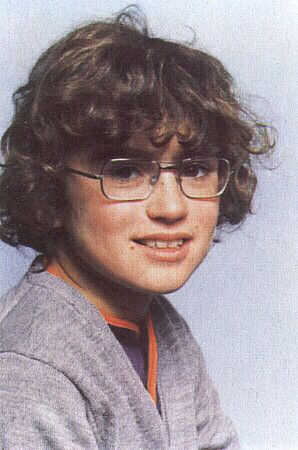
#> input picture images_original/a.png, 298 x 450 px
$ python face_image.py   (older library calls are emulated)
#> lines starting #> are read from the running program, lines starting #| are printed output that depends on the picture; after the words box and inside, x2 and y2 are one past the last pixel; in counts of white or black regions, pixels touching at a corner belong together
import numpy as np
import cv2
from tkinter import *
from tkinter import ttk
from PIL import Image, ImageTk
import tkinter.font as tkFont
import os
print("Started processing face image")

tempImageDirPath = "./temp/img5"
if (not os.path.exists(tempImageDirPath)):
    os.makedirs(tempImageDirPath)

#read image
face = cv2.imread('./images_original/a.png')
#> face is the input picture: shape (450, 298, 3); mean B, G, R 149.3, 144.5, 156.6

# LAB Color Model
LAB_Color = cv2.cvtColor(face, cv2.COLOR_BGR2LAB)
#> LAB_Color: shape (450, 298, 3); mean of channels 0, 1, 2 153.6, 134.1, 127.6

# YCbCr Filtering
ycbCr_image = cv2.cvtColor(face, cv2.COLOR_BGR2YCrCb)
#> ycbCr_image: shape (450, 298, 3); mean of channels 0, 1, 2 148.7, 133.7, 128.4

# Threshold
res, thresh = cv2.threshold(face, 120, 255, cv2.THRESH_BINARY)
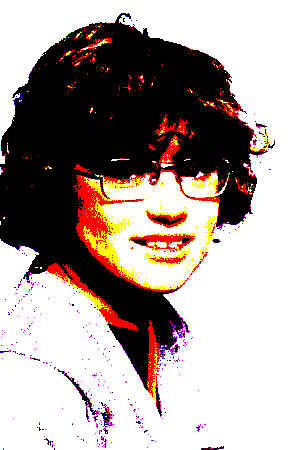
#> thresh: shape (450, 298, 3); mean B, G, R 156.3, 160.2, 173

# Gabor Filter
def create_gaborfilter():
    filters = []
    num_filters = 16
    ksize = 35
    sigma = 3.0
    lambd = 10.0
    gamma = 0.5
    psi = 0
    for theta in np.arange(0, np.pi, np.pi / num_filters):
        kern = cv2.getGaborKernel((ksize, ksize), sigma, theta, lambd, gamma, psi, ktype=cv2.CV_64F)
        kern /= 1.0 * kern.sum()
        filters.append(kern)
    return filters

def apply_filter(img, filters):
    newimage = np.zeros_like(img)
    depth = -1

    for kern in filters:
        image_filter = cv2.filter2D(img, depth, kern)
        np.maximum(newimage, image_filter, newimage)
#> this loop made 16 passes
#> pass 1, in apply_filter, `image_filter = cv2.filter2D(img, depth, kern)`:
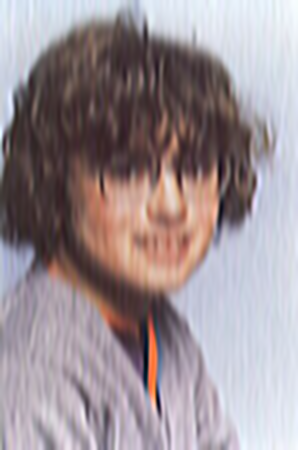
#> image_filter: shape (450, 298, 3); mean B, G, R 149.3, 144.5, 156.6
#> after the loop:
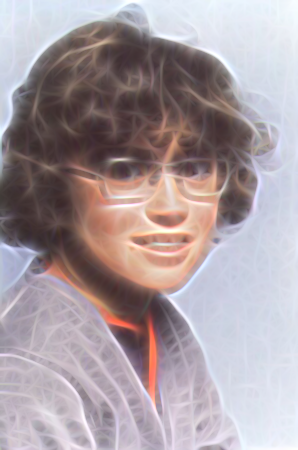
#> newimage: shape (450, 298, 3); mean B, G, R 161.7, 156.7, 169.2
    return newimage

gfilters = create_gaborfilter()
gabor_image = apply_filter(face, gfilters)

# Sharpening using addWeighted()
sharpen_image1 = cv2.addWeighted(face, 1.5, LAB_Color, -0.5, 0)
sharpen_image2 = cv2.addWeighted(sharpen_image1, 1.1, ycbCr_image, -0.1, 0)
sharpen_image3 = cv2.addWeighted(sharpen_image2, 1.1, gabor_image, -0.1, 0)
enhanced_image = sharpen_image3.copy()
cv2.imwrite(f"{tempImageDirPath}/EnhancedImage.jpg", enhanced_image)

# Putting a text
x,y,w,h = 0,0,400,20

# Create background rectangle with color
cv2.rectangle(sharpen_image3, (x,x), (x + w, y + h), (255,255,255), -1)
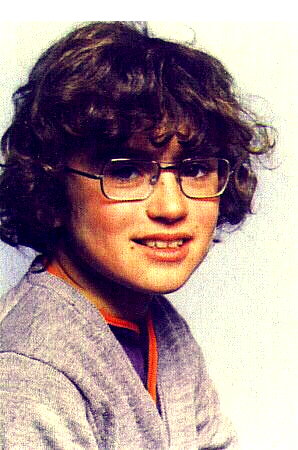
#> sharpen_image3: shape (450, 298, 3); mean B, G, R 146, 145.1, 168.1

#new image
new_image = cv2.putText(
  img = sharpen_image3,
  text = "MAN OF THE YEAR",
  org=(x + int(w/10),y + int(h/0.9)),
  fontFace = cv2.FONT_HERSHEY_COMPLEX,
  fontScale = 0.7,
  color = (0, 0, 0),
  thickness = 1
)

#add text
position = (170, 350)
text = "Featuring\nThe\nLegendary\nSmile"
font_scale = 0.75
color = (0, 0, 255)
thickness = 2
font = cv2.FONT_HERSHEY_SIMPLEX
text_size, _ = cv2.getTextSize(text, font, font_scale, thickness)
line_height = text_size[1] + 5
x, y0 = position

for i, line in enumerate(text.split("\n")):
    y = y0 + i * line_height
    cv2.putText(img = sharpen_image3,
                text = line,
                org = (x, y),
                fontFace = font,
                fontScale = font_scale,
                color = color,
                thickness = thickness
            )
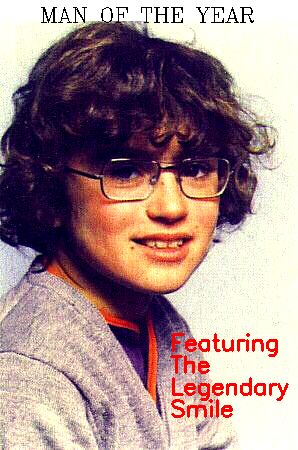
#> sharpen_image3: shape (450, 298, 3); mean B, G, R 140.9, 139.7, 167.1

position = (10, 350)
text = "90's Pop\nIcon"
font_scale = 0.75
color = (0, 0, 255)
thickness = 2
font = cv2.FONT_HERSHEY_SIMPLEX
#> font = 0
text_size, _ = cv2.getTextSize(text, font, font_scale, thickness)
#> text_size = (168, 17)
line_height = text_size[1] + 5
#> line_height = 22
x, y0 = position

for i, line in enumerate(text.split("\n")):
    y = y0 + i * line_height
    cv2.putText(img = sharpen_image3,
                text = line,
                org = (x, y),
                fontFace = font,
                fontScale = font_scale,
                color = color,
                thickness = thickness
            )
#> this loop made 2 passes
#> y on passes 1 to 2: 350, 372
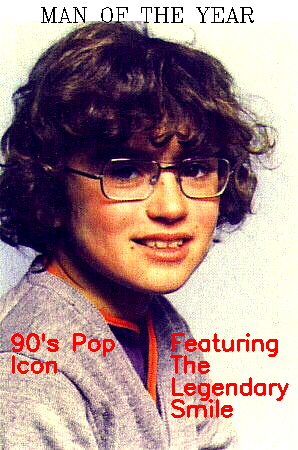
#> sharpen_image3: shape (450, 298, 3); 0.78% of pixels changed, all inside (x1, y1, x2, y2) = (11, 333, 115, 374)

row, col = sharpen_image3.shape[:2]
#> row = 450; col = 298
bottom = sharpen_image3[row-2:row, 0:col]

#red border
bordersize = 10
border = cv2.copyMakeBorder(
    sharpen_image3,
    top=bordersize,
    bottom=bordersize,
    left=bordersize,
    right=bordersize,
    borderType=cv2.BORDER_CONSTANT,
    value=[0, 0, 255],
)
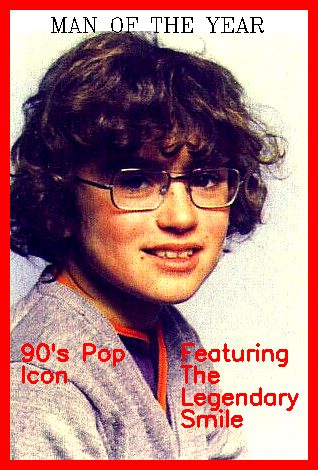
#> border: shape (470, 318, 3); mean B, G, R 125.2, 124.1, 176.5

cv2.imwrite(f"{tempImageDirPath}/FinalImage.jpg", border)

print("Finished processing face image")


# GUI
# https://realpython.com/python-gui-tkinter/
root = Toplevel()
root.geometry("1200x600")
root.title("Image Enhancer")
fontStyle = tkFont.Font(family="Lucida Grande", size=20)

label = Label(root, text = "Original Image", compound='top', font = fontStyle)
label.grid(row = 1, column = 1)

original_image = ImageTk.PhotoImage(Image.open("./images_original/a.png"))
label = Label(root, image = original_image, compound='top')
label.grid(row = 2, column = 1)

# Separator
separator = ttk.Separator(root, orient="vertical").grid(row = 1, column=2, sticky='ew', ipadx=50)

label = Label(root, text = "Enhanced Image", compound='top', font = fontStyle)
label.grid(row = 1, column = 3)

#image after doing transformation
def enhanced_image():
    global image1
    image1 = ImageTk.PhotoImage(Image.open(f"{tempImageDirPath}/EnhancedImage.jpg"))
    label = Label(root, image = image1, compound='top')
    label.grid(row = 2, column = 3)

#show button
button_show = Button(root, text = "Show", command = enhanced_image)
button_show.grid(row = 3, column = 3)

# Separator
separator = ttk.Separator(root, orient="vertical").grid(row = 1, column=4, sticky='ew', ipadx=50)

label = Label(root, text = "Special Effect", compound='top', font = fontStyle)
label.grid(row = 1, column = 5)

#image with texts
def special_effects_image():
    global image2
    image2 = ImageTk.PhotoImage(Image.open(f"{tempImageDirPath}/FinalImage.jpg"))
    label = Label(root, image = image2, compound='top')
    label.grid(row = 2, column = 5)

#show button
button_show = Button(root, text = "Show", command = special_effects_image)
button_show.grid(row = 3, column = 5)

def show():
    #open the window
    root.mainloop()

if __name__ == '__main__':
    show()
